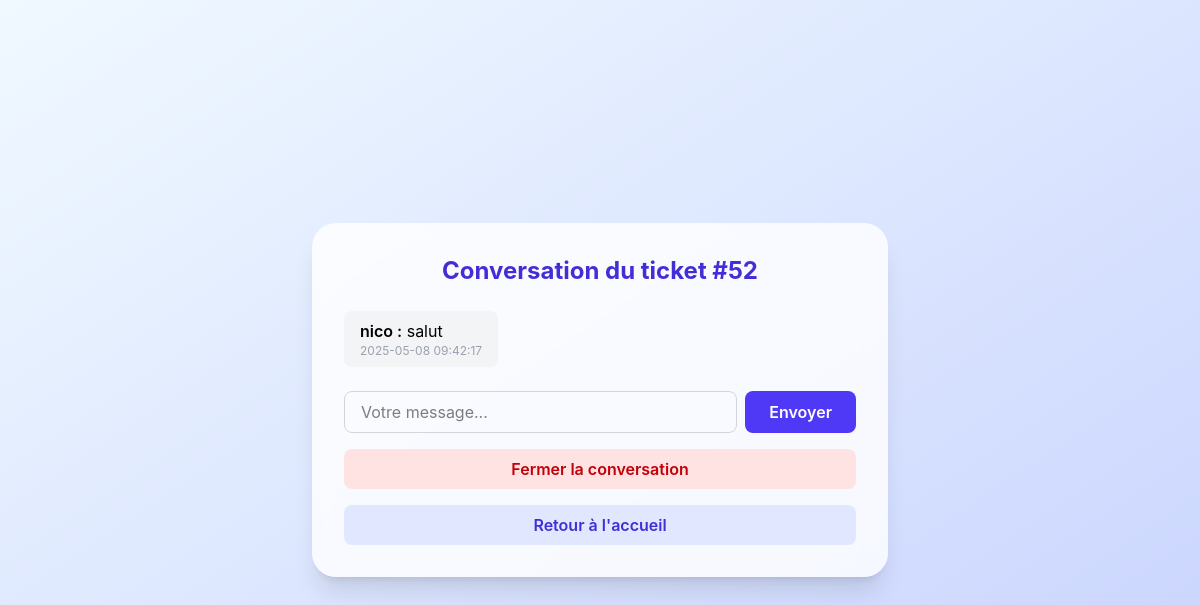
The page /messages.php?ticket_id=52 (signed in) on the database its author committed.
### tables this page shows
CREATE TABLE IF NOT EXISTS `messages` (
  `Id` int NOT NULL AUTO_INCREMENT,
  `Ticket_id` int DEFAULT NULL,
  `Message` text,
  `Created_at` timestamp NULL DEFAULT CURRENT_TIMESTAMP,
  `Updated_at` timestamp NULL DEFAULT NULL,
  `Updated_by` int DEFAULT NULL,
  `Created_by` int DEFAULT NULL,
  `Deleted_at` timestamp NULL DEFAULT NULL,
  PRIMARY KEY (`Id`),
  KEY `Created_by` (`Created_by`),
  KEY `messages_ibfk_1` (`Ticket_id`)
);

CREATE TABLE IF NOT EXISTS `users` (
  `Id` int NOT NULL AUTO_INCREMENT,
  `Role_id` int DEFAULT NULL,
  `Username` varchar(255) NOT NULL,
  `Firstname` varchar(255) NOT NULL,
  `Password` varchar(255) NOT NULL,
  `mail` varchar(255) NOT NULL,
  `Image` varchar(255) DEFAULT NULL,
  `Status` varchar(1) NOT NULL DEFAULT 'Y',
  `Created_at` timestamp NULL DEFAULT CURRENT_TIMESTAMP,
  `Deleted_at` timestamp NULL DEFAULT NULL,
  `Updated_at` timestamp NULL DEFAULT NULL,
  `Created_by` int DEFAULT NULL,
  PRIMARY KEY (`Id`),
  KEY `Role_id` (`Role_id`)
);

### messages.php (the view, shortened to what this page needs)
<?php
require_once "src/php/conn.php";
$ticket_id = isset($_GET['ticket_id']) ? intval($_GET['ticket_id']) : 0;
$stmt = $db->prepare("SELECT Created_by, Actif FROM ticket WHERE Id = ?");
$stmt->execute([$ticket_id]);
$ticket = $stmt->fetch();
$stmt = $db->prepare("SELECT Role_id FROM users WHERE Id = ?");
$stmt->execute([$_SESSION['id']]);
$user = $stmt->fetch();
$is_admin = ($user && $user['Role_id'] == 1);
$is_creator = ($_SESSION['id'] == $ticket['Created_by']);
$is_active = ($ticket['Actif'] == 1);
$stmt = $db->prepare("SELECT m.*, u.Username FROM messages m LEFT JOIN Users u ON m.Created_by = u.Id WHERE m.Ticket_id = ? AND (m.Message IS NOT NULL AND m.Message != '') ORDER BY m.Created_at ASC");
$stmt->execute([$ticket_id]);
$messages = $stmt->fetchAll();
?>
<!DOCTYPE html>
<html lang="fr">
<head>
    <script src="https://cdn.jsdelivr.net/npm/@tailwindcss/browser@4"></script>
</head>
<body class="bg-gradient-to-br from-blue-50 to-indigo-100 min-h-screen flex items-center justify-center">
    <main class="bg-white/80 backdrop-blur-md shadow-xl rounded-3xl p-8 max-w-xl w-full flex flex-col items-center">
        <h1 class="text-2xl font-bold text-indigo-700 mb-6 text-center">Conversation du ticket #<?= htmlspecialchars($ticket_id) ?></h1>
        <div class="w-full mb-6 max-h-96 overflow-y-auto flex flex-col gap-2">
            <?php foreach ($messages as $msg): ?>
                <div class="px-4 py-2 rounded-lg <?= $msg['Created_by'] == $_SESSION['id'] ? 'bg-indigo-100 self-end' : 'bg-gray-100 self-start' ?>">
                    <span class="font-semibold"><?= htmlspecialchars($msg['Username'] ?? 'Utilisateur') ?> :</span>
                    <?= htmlspecialchars($msg['Message']) ?>
                    <div class="text-xs text-gray-400"><?= $msg['Created_at'] ?></div>
                </div>
            <?php endforeach; ?>
        </div>
        <?php if ($is_active): ?>
            <form method="post" class="w-full flex gap-2">
                <input type="text" name="message" required placeholder="Votre message..."
                    class="flex-1 px-4 py-2 rounded-lg border border-gray-300 focus:outline-none focus:ring-2 focus:ring-indigo-400" />
                <button type="submit"
                    class="px-6 py-2 bg-indigo-600 text-white rounded-lg font-semibold hover:bg-indigo-700 transition">
                    Envoyer
                </button>
            </form>
            <?php if ($is_admin || $is_creator): ?>
                <form method="post" class="w-full mt-4">
                    <button type="submit" name="close_ticket"
                        class="px-6 py-2 bg-red-100 text-red-700 rounded-lg font-semibold hover:bg-red-200 transition text-center w-full block">
                        Fermer la conversation
                    </button>
                </form>
            <?php endif; ?>
        <?php else: ?>
            <div class="w-full text-center text-gray-400 mt-2">Vous ne pouvez plus envoyer de messages.</div>
        <?php endif; ?>
        <a href="index.php" class="mt-4 px-6 py-2 bg-indigo-100 text-indigo-700 rounded-lg font-semibold hover:bg-indigo-200 transition text-center w-full block">Retour à l'accueil</a>
    </main>
</body>
</html>

### messages.php (style rules this page uses)
body { font-family: 'Inter', sans-serif; }
.bg-gradient-to-br { background: linear-gradient(to bottom right, #f0f9ff, #c7d2fe); }
.backdrop-blur-md { backdrop-filter: blur(10px); }

### rows shown on the page
messages: Created_by.Username "nico", Message "salut", Created_at "2025-05-08 09:42:17"

### other values the page prints
$ticket_id "52"
